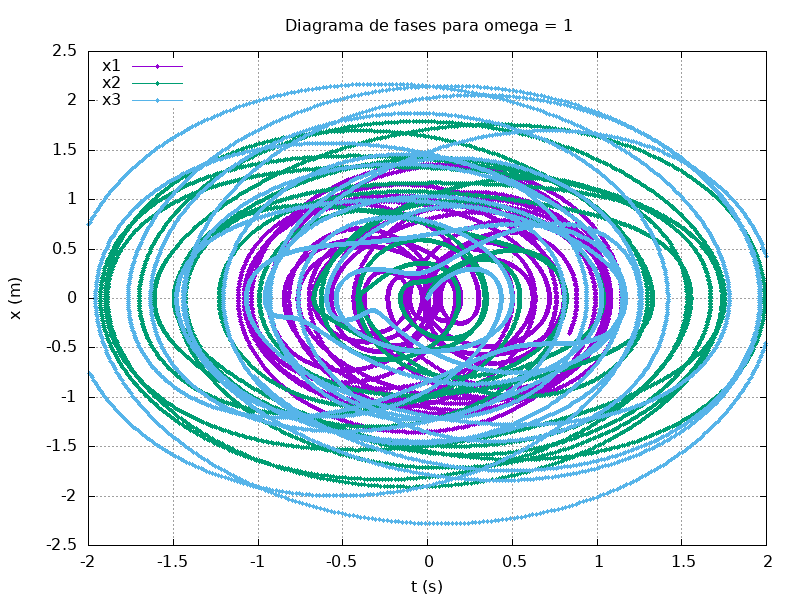

gnuplot code for this plot:
# Configurar el tipo de gráfico
set title " Diagrama de fases para omega = 1"
set xlabel "t (s)"
set ylabel "x (m)"
set grid


set terminal png size 800,600
set output 'phase_diagram1.png'
set key left

set xrange [-2: 2]

# Graficar los puntos experimentales y la expresión teórica
plot "rk4_data.txt" using 2:3 with linespoints pointtype 7 pointsize 0.5 title "x1", \
	"rk4_data.txt" using 4:5 with linespoints pointtype 7 pointsize 0.5 title "x2" , \
	"rk4_data.txt" using 6:7 with linespoints pointtype 7 pointsize 0.5 title "x3", \
